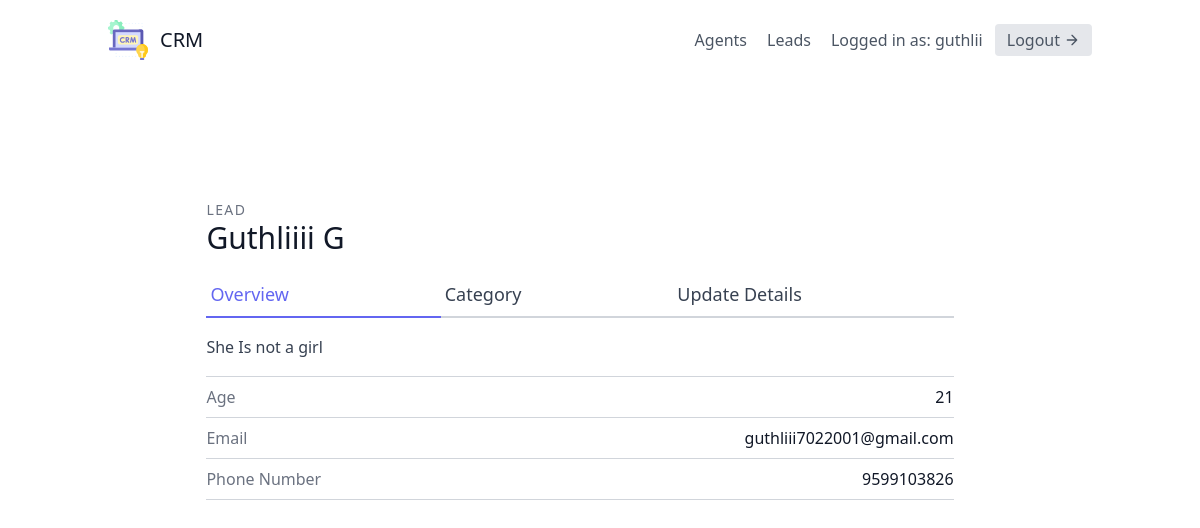
/2 (signed in), run on the app's committed database.
### leads/models.py (models this page shows, shortened)
class User(AbstractUser):
    is_organisor = models.BooleanField(default=True)
    is_agent = models.BooleanField(default=False)

class Lead(models.Model):
    first_name = models.CharField(max_length=30)
    last_name = models.CharField(max_length=30)
    age = models.IntegerField(default=0)
    organisation = models.ForeignKey(UserProfile,   on_delete=models.CASCADE)
    agent = models.ForeignKey("Agent",null = True, blank = True, on_delete=models.SET_NULL) #SET_DEFAULT,null=True
    category =  models.ForeignKey("Category", related_name="leads" ,null = True, blank = True,on_delete=models.SET_NULL)
    description = models.TextField()
    date_added = models.DateTimeField(auto_now_add=True)
    phone_number = models.CharField(max_length=12)
    email = models.EmailField()

### leads/views.py (the view)
# urls.py: path('<int:pk>',LeadDetailView.as_view(),name="detail"),
class LeadDetailView(LoginRequiredMixin, generic.DetailView):
    template_name = "leads/lead_detail.html"
    context_object_name = "lead"
    def get_queryset(self):
        user = self.request.user
        if user.is_organisor:
            queryset = Lead.objects.filter(organisation=user.userprofile)
        else:
            queryset = Lead.objects.filter(
                organisation=user.agent.organisation)
            queryset = queryset.filter(agent__user=user)
        return queryset

### leads/templates/leads/lead_detail.html
{% extends "base.html" %}
{% block content %}
<section class="text-gray-700 body-font overflow-hidden">
  <div class="container px-5 py-24 mx-auto">
    <div class="lg:w-4/5 mx-auto flex flex-wrap">
      <div class="w-full lg:pr-10 lg:py-6 mb-6 lg:mb-0">
          <h2 class="text-sm title-font text-gray-500 tracking-widest">LEAD</h2>
          <h1 class="text-gray-900 text-3xl title-font font-medium mb-4">{{ lead.first_name }} {{ lead.last_name }}</h1>
          <div class="flex mb-4">
              <a href="{% url 'leads:detail'  lead.pk %}" class="flex-grow text-indigo-500 border-b-2 border-indigo-500 py-2 text-lg px-1">
                  Overview
              </a>
              <a href="{% url 'leads:lead-category-update' lead.pk %}" class="flex-grow border-b-2 border-gray-300 py-2 text-lg px-1">
                  Category
              </a>
              <a href="{% url 'leads:update' lead.pk %}" class="flex-grow border-b-2 border-gray-300 py-2 text-lg px-1">
                  Update Details
              </a>
          </div>
          <p class="leading-relaxed mb-4">{{ lead.description }}</p>
          <div class="flex border-t border-gray-300 py-2">
              <span class="text-gray-500">Age</span>
              <span class="ml-auto text-gray-900">{{ lead.age }}</span>
          </div>
          <div class="flex border-t border-gray-300 py-2">
              <span class="text-gray-500">Email</span>
              <span class="ml-auto text-gray-900">{{ lead.email }}</span>
          </div>
          <div class="flex border-t border-b mb-6 border-gray-300 py-2">
              <span class="text-gray-500">Phone Number</span>
              <span class="ml-auto text-gray-900">{{ lead.phone_number }}</span>
          </div>
      </div>
    </div>
  </div>
</section>
{% endblock content %}

### templates/navbar.html (shortened to what this page needs)
<header class="text-gray-600 body-font">
  <div class="container mx-auto flex flex-wrap p-5 flex-col md:flex-row items-center">
    <a class="flex title-font font-medium items-center text-gray-900 mb-4 md:mb-0">
        <span class="ml-3 text-xl"> CRM</span>
    </a>
    <nav class="md:ml-auto flex flex-wrap items-center text-base justify-center">
      {% if not request.user.is_authenticated %}
      <a href="{% url 'signup' %}" class="mr-5 hover:text-gray-900">signup</a>
      {% else %}
      {% if request.user.is_organisor %}
      <a href="{% url 'agents:agent-list' %}" class="mr-5 hover:text-gray-900">Agents</a>
      {% endif %}
      <a href="{% url 'leads:landing' %}" class="mr-5 hover:text-gray-900">Leads</a>
      {% endif %}
    </nav>
    {% if request.user.is_authenticated %}
    Logged in as: {{request.user.username}}
    <a href="{% url 'logout' %}"
    class="ml-3 inline-flex items-center bg-gray-200 border-0 py-1 px-3 focus:outline-none hover:bg-gray-300 rounded text-base mt-4 md:mt-0">
      Logout
      <svg fill="none" stroke="currentColor" stroke-linecap="round" stroke-linejoin="round" stroke-width="2" class="w-4 h-4 ml-1" viewBox="0 0 24 24">
        <path d="M5 12h14M12 5l7 7-7 7"></path>
    </svg>
    </a>
    {% endif %}
  </div>
</header>

### data on the page
User: user.username "guthlii"
Lead: first_name "Guthliiii", last_name "G", description "She Is not a girl", age "21", email "guthliii7022001@gmail.com", phone_number "9599103826"
